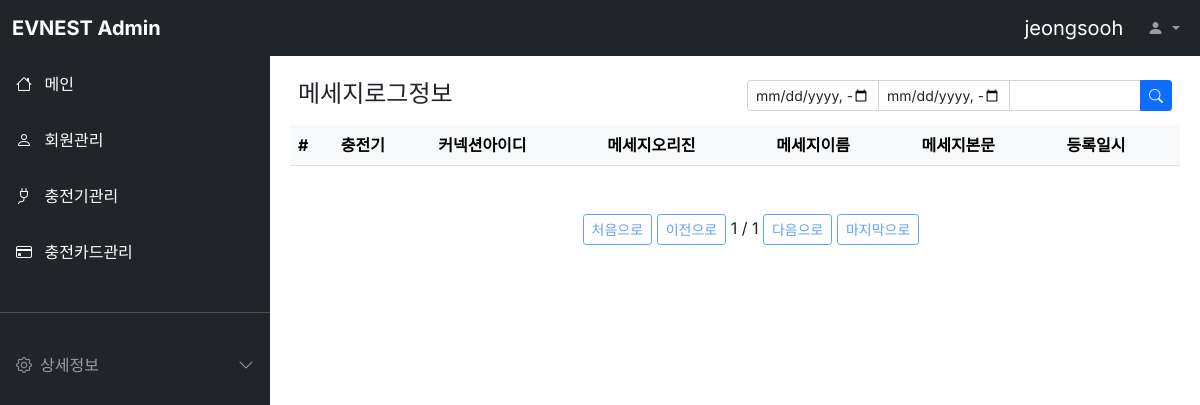
Before: /ocpp16/ (signed in) with the older database file.
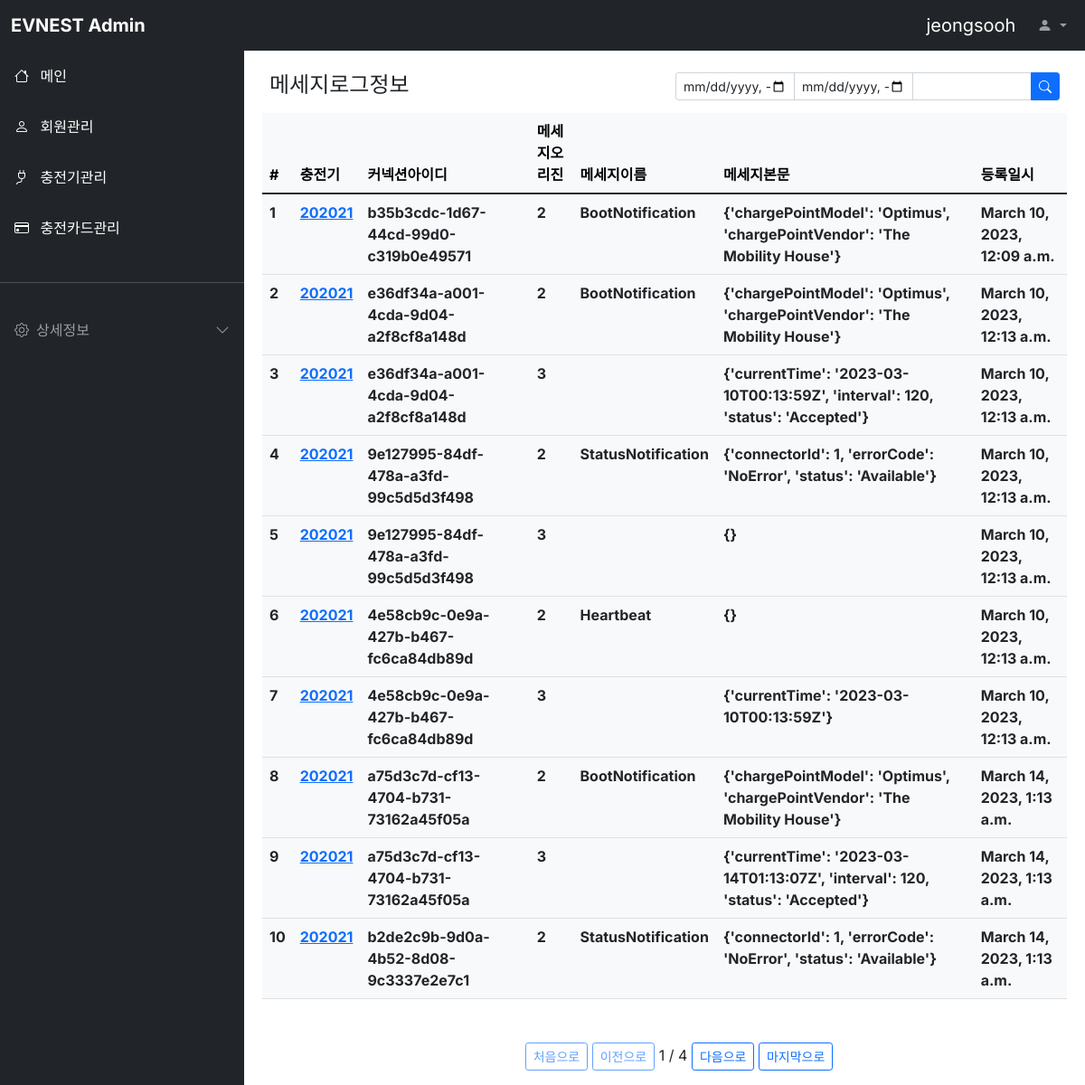
After: the same page with the newer database file.
### ocpp16/models.py (models this page shows, shortened)
class Ocpp16(models.Model):
    cpnumber = models.CharField(max_length=128,verbose_name='충전기번호')
    msg_direction = models.IntegerField(verbose_name='메시지오리진')
    msg_name = models.CharField(max_length=128, verbose_name='메시지이름')
    msg_content = models.TextField(verbose_name='메시지본문')
    connection_id = models.CharField(max_length=128,verbose_name='커넥션아이디')
    register_dttm = models.DateTimeField(auto_now_add=True,verbose_name='등록일시')
    class Meta:
        db_table = 'nevsp_ocpp16'
        verbose_name = '메시지정보'
        verbose_name_plural = '메시지정보'

### ocpp16/views.py (the view)
# urls.py: path('',Ocpp16List.as_view()),
class Ocpp16List(ListView):
    model = Ocpp16
    template_name = 'ocpp16.html'
    context_object_name = 'ocpp16List'
    paginate_by = 10
    queryset = Ocpp16.objects.all()
    def get_context_data(self, **kwargs):
        context = super().get_context_data(**kwargs)
        user_id = self.request.session['user']
        query = self.request.GET.get("q",None)
        page = self.request.GET.get('page')
        start_dttm = self.request.GET.get('start_dttm')
        end_dttm = self.request.GET.get('end_dttm')
        context['loginuser'] = user_id
        context['q'] = query
        context['page']=page
        context['start_dttm'] = start_dttm
        context['end_dttm'] =end_dttm
        return context
    def get_queryset(self) :
        queryset = Ocpp16.objects.all()
        query = self.request.GET.get("q",None)
        start_dttm = self.request.GET.get('start_dttm','')
        end_dttm = self.request.GET.get('end_dttm','')
        if query:
            queryset = queryset.filter(
                Q(cpnumber__icontains=query)
            )
        if start_dttm != '':
            start_dttm = datetime.strptime(start_dttm,"%Y-%m-%dT%H:%M")
        else :
            start_dttm = datetime(2000,1,1)
        if end_dttm != '':
            end_dttm = datetime.strptime(end_dttm,"%Y-%m-%dT%H:%M")
            end_dttm = end_dttm+timedelta(days=1)
        else :
            end_dttm = datetime.now()
        q = Q()
        q.add(Q(register_dttm__range=(start_dttm, end_dttm)),q.AND)
        queryset = queryset.filter(q)
        return queryset

### ocpp16/templates/ocpp16.html (shortened to what this page needs)
{% extends "base.html" %}
{% block contents %}
<div class="row mt-3 mx-3">
  <div class="col-md-6 fw-bold"><h4>메세지로그정보</h4></div>
  <div class="col-md-6 ">
        <form method="get" action="/ocpp16/">{% csrf_token %}
          <div class="input-group input-group-sm">
            <input type="datetime-local" class="form-control" name="start_dttm" id="start_dttm">
            <input type="datetime-local" class="form-control" name="end_dttm" id="end_dttm">
            <input type="text" class="form-control" name="q" placeholder="" aria-describedby="button-addon2">
            <button class="btn btn-primary" type="submit" id="button-addon2">
              <i class="bi bi-search"></i>
            </button>
          </div>
        </form>
      </div>
  </div>
<div class="row mt-2 mx-2">
  <div class="col-12">
    <table class="table table-light">
      <thead class="thead-light">
        <tr>
          <th scope="col">#</th>
          <th scope="col">충전기</th>
          <th scope="col">커넥션아이디</th>
          <th scope="col">메세지오리진</th>
          <th scope="col">메세지이름</th>
          <th scope="col">메세지본문</th>
          <th scope="col">등록일시</th>
        </tr>
      </thead>
      <tbody class="text-dark">
        {% for msgloginfo in ocpp16List %}
        <tr>
          <th scope="row">{{ msgloginfo.id }}</th>
          <th><a href="/charginginfo/{{ charginginfo.id }}">{{ msgloginfo.cpnumber }}</a></th>
          <th>{{ msgloginfo.connection_id }}</th>
          <th>{{ msgloginfo.msg_direction }}</th>
          <th>{{ msgloginfo.msg_name }}</th>
          <th>{{ msgloginfo.msg_content }}</th>
          <th>{{ msgloginfo.register_dttm }}</th>
        </tr>
        {% endfor %}
      </tbody>
    </table>
    <div class="pagination justify-content-center mt-5">
      <ul class="step-links">
        {% if page_obj.has_previous %}
        <a class="btn btn-sm btn-outline-primary" href="?page=1">처음으로</a>
        <a class="btn btn-sm btn-outline-primary" href="?page={{ page_obj.previous_page_number }}">이전으로</a>
        {% else %}
        <a class="btn btn-sm btn-outline-primary disabled" href="#">처음으로</a>
        <a class="btn btn-sm btn-outline-primary disabled" href="#">이전으로</a>
        {% endif %}
      <span class="current">
        {{ page_obj.number }} / {{ page_obj.paginator.num_pages }}
      </span>
        {% if page_obj.has_next %}
        <a class="btn btn-sm btn-outline-primary" href="?page={{ page_obj.next_page_number }}">다음으로</a>
        <a class="btn btn-sm btn-outline-primary" href="?page={{ page_obj.paginator.num_pages }}">마지막으로</a>
        {% else %}
        <a class="btn btn-sm btn-outline-primary disabled" href="#">다음으로</a>
        <a class="btn btn-sm btn-outline-primary disabled" href="#">마지막으로</a>
        {% endif %}
      </ul>
    </div>
  </div>
</div>
{% endblock %}

Changed rows visible on the page:
added Ocpp16: id "1", cpnumber "202021", connection_id "b35b3cdc-1d67-44cd-99d0-c319b0e49571", msg_direction "2", msg_name "BootNotification", msg_content "{'chargePointModel': 'Optimus', 'chargePointVendor': 'The Mobility House'}", register_dttm "March 10, 2023, 12:09 a.m."
added Ocpp16: id "2", cpnumber "202021", connection_id "e36df34a-a001-4cda-9d04-a2f8cf8a148d", msg_direction "2", msg_name "BootNotification", msg_content "{'chargePointModel': 'Optimus', 'chargePointVendor': 'The Mobility House'}", register_dttm "March 10, 2023, 12:13 a.m."
added Ocpp16: id "3", cpnumber "202021", connection_id "e36df34a-a001-4cda-9d04-a2f8cf8a148d", msg_direction "3", msg_content "{'currentTime': '2023-03-10T00:13:59Z', 'interval': 120, 'status': 'Accepted'}", register_dttm "March 10, 2023, 12:13 a.m."
added Ocpp16: id "4", cpnumber "202021", connection_id "9e127995-84df-478a-a3fd-99c5d5d3f498", msg_direction "2", msg_name "StatusNotification", msg_content "{'connectorId': 1, 'errorCode': 'NoError', 'status': 'Available'}", register_dttm "March 10, 2023, 12:13 a.m."
added Ocpp16: id "5", cpnumber "202021", connection_id "9e127995-84df-478a-a3fd-99c5d5d3f498", msg_direction "3", msg_content "{}", register_dttm "March 10, 2023, 12:13 a.m."
added Ocpp16: id "6", cpnumber "202021", connection_id "4e58cb9c-0e9a-427b-b467-fc6ca84db89d", msg_direction "2", msg_name "Heartbeat", msg_content "{}", register_dttm "March 10, 2023, 12:13 a.m."
added Ocpp16: id "7", cpnumber "202021", connection_id "4e58cb9c-0e9a-427b-b467-fc6ca84db89d", msg_direction "3", msg_content "{'currentTime': '2023-03-10T00:13:59Z'}", register_dttm "March 10, 2023, 12:13 a.m."
added Ocpp16: id "8", cpnumber "202021", connection_id "a75d3c7d-cf13-4704-b731-73162a45f05a", msg_direction "2", msg_name "BootNotification", msg_content "{'chargePointModel': 'Optimus', 'chargePointVendor': 'The Mobility House'}", register_dttm "March 14, 2023, 1:13 a.m."
added Ocpp16: id "9", cpnumber "202021", connection_id "a75d3c7d-cf13-4704-b731-73162a45f05a", msg_direction "3", msg_content "{'currentTime': '2023-03-14T01:13:07Z', 'interval': 120, 'status': 'Accepted'}", register_dttm "March 14, 2023, 1:13 a.m."
added Ocpp16: id "10", cpnumber "202021", connection_id "b2de2c9b-9d0a-4b52-8d08-9c3337e2e7c1", msg_direction "2", msg_name "StatusNotification", msg_content "{'connectorId': 1, 'errorCode': 'NoError', 'status': 'Available'}", register_dttm "March 14, 2023, 1:13 a.m."
Other visible differences:
{{ page_obj.paginator.num_pages }}: "1" → "4"
